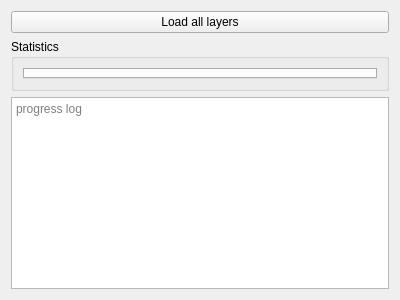
<?xml version="1.0" encoding="UTF-8"?>
<ui version="4.0">
 <class>WizardPage</class>
 <widget class="QWizardPage" name="WizardPage">
  <property name="geometry">
   <rect>
    <x>0</x>
    <y>0</y>
    <width>400</width>
    <height>300</height>
   </rect>
  </property>
  <property name="windowTitle">
   <string>WizardPage</string>
  </property>
  <property name="title">
   <string>Evaluate Geocode</string>
  </property>
  <property name="subTitle">
   <string>Evalute geocoding results</string>
  </property>
  <attribute name="pageId">
   <string notr="true">evaluate_page_id</string>
  </attribute>
  <layout class="QVBoxLayout" name="verticalLayout_2">
   <item>
    <widget class="QPushButton" name="load_all_layers">
     <property name="text">
      <string>Load all layers</string>
     </property>
    </widget>
   </item>
   <item>
    <widget class="QGroupBox" name="groupBox_2">
     <property name="title">
      <string>Statistics</string>
     </property>
     <layout class="QVBoxLayout" name="verticalLayout_4">
      <item>
       <widget class="QTabWidget" name="geocoders_tabs">
        <property name="currentIndex">
         <number>-1</number>
        </property>
       </widget>
      </item>
     </layout>
    </widget>
   </item>
   <item>
    <widget class="QTextEdit" name="progress_text">
     <property name="placeholderText">
      <string>progress log</string>
     </property>
    </widget>
   </item>
  </layout>
 </widget>
 <resources/>
 <connections/>
</ui>
